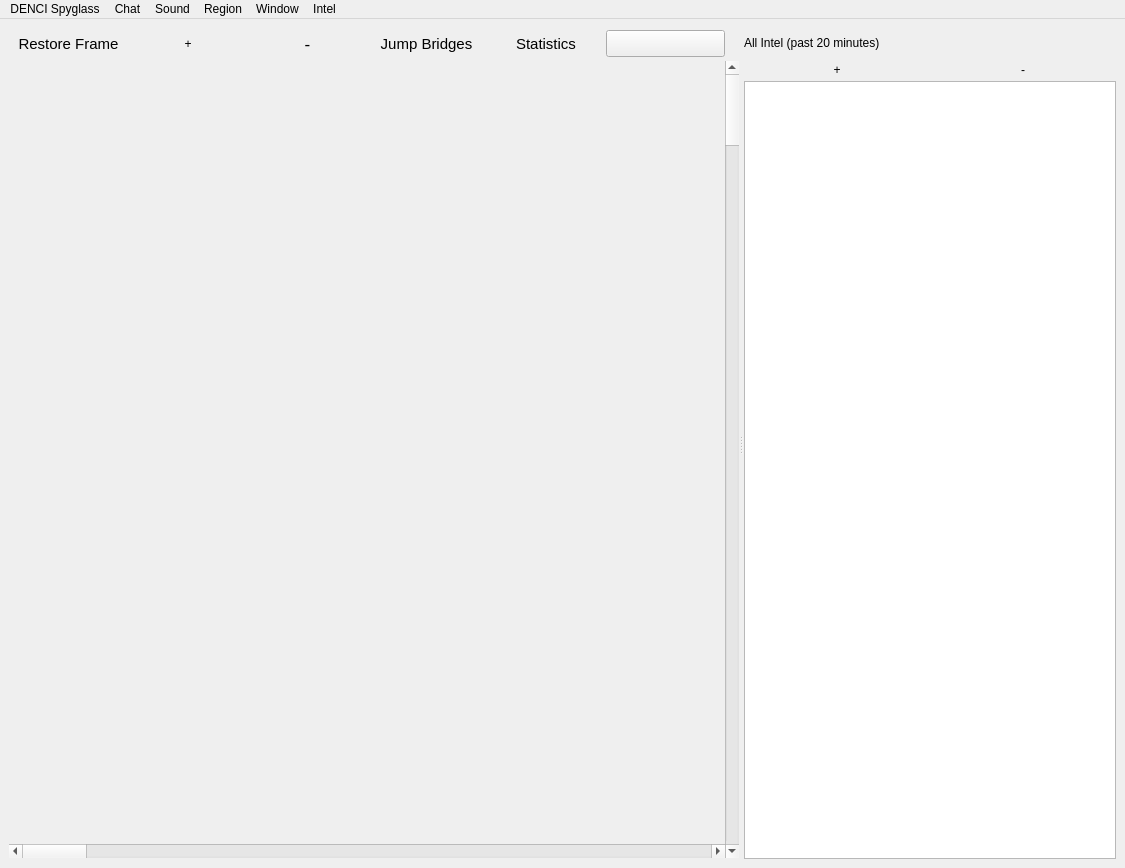
<?xml version="1.0" encoding="UTF-8"?>
<ui version="4.0">
 <class>MainWindow</class>
 <widget class="QMainWindow" name="MainWindow">
  <property name="geometry">
   <rect>
    <x>0</x>
    <y>0</y>
    <width>1125</width>
    <height>868</height>
   </rect>
  </property>
  <property name="windowTitle">
   <string>Spyglass</string>
  </property>
  <property name="windowOpacity">
   <double>1.000000000000000</double>
  </property>
  <widget class="QWidget" name="centralwidget">
   <layout class="QGridLayout" name="gridLayout_2">
    <item row="0" column="0">
     <widget class="QSplitter" name="splitter">
      <property name="orientation">
       <enum>Qt::Horizontal</enum>
      </property>
      <widget class="QWidget" name="mapwidget" native="true">
       <layout class="QGridLayout" name="gridLayout">
        <property name="leftMargin">
         <number>0</number>
        </property>
        <property name="topMargin">
         <number>0</number>
        </property>
        <property name="rightMargin">
         <number>0</number>
        </property>
        <property name="bottomMargin">
         <number>1</number>
        </property>
        <property name="spacing">
         <number>0</number>
        </property>
        <item row="0" column="0">
         <widget class="QWidget" name="mapbuttonwidget" native="true">
          <property name="minimumSize">
           <size>
            <width>0</width>
            <height>24</height>
           </size>
          </property>
          <property name="baseSize">
           <size>
            <width>1024</width>
            <height>0</height>
           </size>
          </property>
          <layout class="QGridLayout" name="gridLayout_5">
           <property name="leftMargin">
            <number>0</number>
           </property>
           <property name="topMargin">
            <number>0</number>
           </property>
           <property name="rightMargin">
            <number>0</number>
           </property>
           <property name="bottomMargin">
            <number>0</number>
           </property>
           <property name="spacing">
            <number>0</number>
           </property>
           <item row="0" column="0">
            <layout class="QHBoxLayout" name="horizontalLayout_2">
             <property name="spacing">
              <number>0</number>
             </property>
             <property name="bottomMargin">
              <number>6</number>
             </property>
             <item>
              <widget class="QPushButton" name="frameButton">
               <property name="minimumSize">
                <size>
                 <width>0</width>
                 <height>27</height>
                </size>
               </property>
               <property name="maximumSize">
                <size>
                 <width>16777215</width>
                 <height>22</height>
                </size>
               </property>
               <property name="font">
                <font>
                 <pointsize>11</pointsize>
                </font>
               </property>
               <property name="focusPolicy">
                <enum>Qt::NoFocus</enum>
               </property>
               <property name="text">
                <string>Restore Frame</string>
               </property>
               <property name="flat">
                <bool>true</bool>
               </property>
              </widget>
             </item>
             <item>
              <widget class="QPushButton" name="zoomInButton">
               <property name="minimumSize">
                <size>
                 <width>0</width>
                 <height>27</height>
                </size>
               </property>
               <property name="maximumSize">
                <size>
                 <width>16777215</width>
                 <height>22</height>
                </size>
               </property>
               <property name="focusPolicy">
                <enum>Qt::NoFocus</enum>
               </property>
               <property name="text">
                <string>+</string>
               </property>
               <property name="flat">
                <bool>true</bool>
               </property>
              </widget>
             </item>
             <item>
              <widget class="QPushButton" name="zoomOutButton">
               <property name="minimumSize">
                <size>
                 <width>0</width>
                 <height>27</height>
                </size>
               </property>
               <property name="maximumSize">
                <size>
                 <width>16777215</width>
                 <height>22</height>
                </size>
               </property>
               <property name="font">
                <font>
                 <pointsize>13</pointsize>
                 <weight>50</weight>
                 <bold>false</bold>
                </font>
               </property>
               <property name="focusPolicy">
                <enum>Qt::NoFocus</enum>
               </property>
               <property name="text">
                <string>-</string>
               </property>
               <property name="flat">
                <bool>true</bool>
               </property>
              </widget>
             </item>
             <item>
              <widget class="QPushButton" name="jumpbridgesButton">
               <property name="minimumSize">
                <size>
                 <width>0</width>
                 <height>27</height>
                </size>
               </property>
               <property name="maximumSize">
                <size>
                 <width>16777215</width>
                 <height>22</height>
                </size>
               </property>
               <property name="font">
                <font>
                 <pointsize>11</pointsize>
                </font>
               </property>
               <property name="focusPolicy">
                <enum>Qt::NoFocus</enum>
               </property>
               <property name="text">
                <string>Jump Bridges</string>
               </property>
               <property name="checkable">
                <bool>true</bool>
               </property>
               <property name="checked">
                <bool>false</bool>
               </property>
               <property name="flat">
                <bool>true</bool>
               </property>
              </widget>
             </item>
             <item>
              <widget class="QPushButton" name="statisticsButton">
               <property name="minimumSize">
                <size>
                 <width>0</width>
                 <height>27</height>
                </size>
               </property>
               <property name="maximumSize">
                <size>
                 <width>16777215</width>
                 <height>22</height>
                </size>
               </property>
               <property name="font">
                <font>
                 <pointsize>11</pointsize>
                </font>
               </property>
               <property name="focusPolicy">
                <enum>Qt::NoFocus</enum>
               </property>
               <property name="text">
                <string>Statistics</string>
               </property>
               <property name="checkable">
                <bool>true</bool>
               </property>
               <property name="flat">
                <bool>true</bool>
               </property>
              </widget>
             </item>
             <item>
              <widget class="QPushButton" name="connectToEveOnline">
               <property name="minimumSize">
                <size>
                 <width>0</width>
                 <height>27</height>
                </size>
               </property>
               <property name="maximumSize">
                <size>
                 <width>166</width>
                 <height>22</height>
                </size>
               </property>
               <property name="autoFillBackground">
                <bool>false</bool>
               </property>
               <property name="text">
                <string notr="true"/>
               </property>
               <property name="icon">
                <iconset>
                 <normaloff>res/eve-sso-login-black-small.png</normaloff>res/eve-sso-login-black-small.png</iconset>
               </property>
               <property name="iconSize">
                <size>
                 <width>163</width>
                 <height>38</height>
                </size>
               </property>
               <property name="flat">
                <bool>false</bool>
               </property>
              </widget>
             </item>
            </layout>
           </item>
          </layout>
         </widget>
        </item>
        <item row="3" column="0">
         <widget class="QScrollBar" name="mapHorzScrollBar">
          <property name="orientation">
           <enum>Qt::Horizontal</enum>
          </property>
         </widget>
        </item>
        <item row="1" column="1" rowspan="3">
         <widget class="QScrollBar" name="mapVertScrollBar">
          <property name="orientation">
           <enum>Qt::Vertical</enum>
          </property>
         </widget>
        </item>
        <item row="2" column="0">
         <widget class="PanningWebView" name="mapView" native="true">
          <property name="enabled">
           <bool>true</bool>
          </property>
          <property name="sizePolicy">
           <sizepolicy hsizetype="Expanding" vsizetype="Expanding">
            <horstretch>0</horstretch>
            <verstretch>0</verstretch>
           </sizepolicy>
          </property>
          <property name="toolTipDuration">
           <number>1</number>
          </property>
          <property name="autoFillBackground">
           <bool>false</bool>
          </property>
         </widget>
        </item>
       </layout>
      </widget>
      <widget class="QWidget" name="chatbox" native="true">
       <layout class="QVBoxLayout" name="verticalLayout">
        <property name="spacing">
         <number>0</number>
        </property>
        <property name="leftMargin">
         <number>1</number>
        </property>
        <property name="topMargin">
         <number>0</number>
        </property>
        <property name="bottomMargin">
         <number>0</number>
        </property>
        <item>
         <widget class="QLabel" name="timeInfo">
          <property name="minimumSize">
           <size>
            <width>0</width>
            <height>26</height>
           </size>
          </property>
          <property name="maximumSize">
           <size>
            <width>16777215</width>
            <height>22</height>
           </size>
          </property>
          <property name="text">
           <string>All Intel (past 20 minutes)</string>
          </property>
         </widget>
        </item>
        <item>
         <layout class="QHBoxLayout" name="horizontalLayout">
          <item>
           <widget class="QPushButton" name="chatLargeButton">
            <property name="minimumSize">
             <size>
              <width>0</width>
              <height>27</height>
             </size>
            </property>
            <property name="maximumSize">
             <size>
              <width>16777215</width>
              <height>22</height>
             </size>
            </property>
            <property name="focusPolicy">
             <enum>Qt::NoFocus</enum>
            </property>
            <property name="text">
             <string>+</string>
            </property>
            <property name="flat">
             <bool>true</bool>
            </property>
           </widget>
          </item>
          <item>
           <widget class="QPushButton" name="chatSmallButton">
            <property name="minimumSize">
             <size>
              <width>0</width>
              <height>27</height>
             </size>
            </property>
            <property name="maximumSize">
             <size>
              <width>16777215</width>
              <height>22</height>
             </size>
            </property>
            <property name="focusPolicy">
             <enum>Qt::NoFocus</enum>
            </property>
            <property name="text">
             <string>-</string>
            </property>
            <property name="flat">
             <bool>true</bool>
            </property>
           </widget>
          </item>
         </layout>
        </item>
        <item>
         <widget class="QListWidget" name="chatListWidget">
          <property name="enabled">
           <bool>true</bool>
          </property>
          <property name="frameShadow">
           <enum>QFrame::Plain</enum>
          </property>
          <property name="horizontalScrollBarPolicy">
           <enum>Qt::ScrollBarAsNeeded</enum>
          </property>
          <property name="editTriggers">
           <set>QAbstractItemView::NoEditTriggers</set>
          </property>
          <property name="selectionMode">
           <enum>QAbstractItemView::NoSelection</enum>
          </property>
          <property name="horizontalScrollMode">
           <enum>QAbstractItemView::ScrollPerPixel</enum>
          </property>
          <property name="resizeMode">
           <enum>QListView::Adjust</enum>
          </property>
         </widget>
        </item>
       </layout>
      </widget>
     </widget>
    </item>
   </layout>
  </widget>
  <widget class="QMenuBar" name="menubar">
   <property name="geometry">
    <rect>
     <x>0</x>
     <y>0</y>
     <width>1125</width>
     <height>24</height>
    </rect>
   </property>
   <widget class="QMenu" name="menu">
    <property name="title">
     <string>DENCI Spyglass</string>
    </property>
    <addaction name="separator"/>
    <addaction name="infoAction"/>
    <addaction name="separator"/>
    <addaction name="quitAction"/>
   </widget>
   <widget class="QMenu" name="menuChat">
    <property name="title">
     <string>Chat</string>
    </property>
    <addaction name="showChatAction"/>
    <addaction name="showChatAvatarsAction"/>
    <addaction name="chooseChatRoomsAction"/>
    <addaction name="separator"/>
   </widget>
   <widget class="QMenu" name="menuSound">
    <property name="title">
     <string>Sound</string>
    </property>
    <addaction name="activateSoundAction"/>
    <addaction name="soundSetupAction"/>
    <addaction name="separator"/>
    <addaction name="useSpokenNotificationsAction"/>
   </widget>
   <widget class="QMenu" name="menuRegion">
    <property name="title">
     <string>Region</string>
    </property>
    <addaction name="catchRegionAction"/>
    <addaction name="providenceRegionAction"/>
    <addaction name="queriousRegionAction"/>
    <addaction name="separator"/>
    <addaction name="wickedcreekScaldingpassRegionAction"/>
    <addaction name="providenceCatchRegionAction"/>
    <addaction name="providenceCatchCompactRegionAction"/>
    <addaction name="separator"/>
    <addaction name="chooseRegionAction"/>
    <addaction name="actionAuto_switch"/>
    <addaction name="separator"/>
    <addaction name="jumpbridgeDataAction"/>
    <addaction name="separator"/>
    <addaction name="separator"/>
   </widget>
   <widget class="QMenu" name="menuWindow">
    <property name="title">
     <string>Window</string>
    </property>
    <widget class="QMenu" name="menuTransparency">
     <property name="title">
      <string>Transparency</string>
     </property>
    </widget>
    <widget class="QMenu" name="menuTheme">
     <property name="title">
      <string>Theme</string>
     </property>
    </widget>
    <addaction name="alwaysOnTopAction"/>
    <addaction name="actionInvertMouseWheel"/>
    <addaction name="framelessWindowAction"/>
    <addaction name="menuTransparency"/>
    <addaction name="separator"/>
    <addaction name="menuTheme"/>
   </widget>
   <widget class="QMenu" name="menuIntel">
    <property name="title">
     <string>Intel</string>
    </property>
    <widget class="QMenu" name="menuTime">
     <property name="title">
      <string>Time</string>
     </property>
     <addaction name="separator"/>
    </widget>
    <widget class="QMenu" name="menuChars">
     <property name="title">
      <string>Chars used</string>
     </property>
    </widget>
    <addaction name="menuChars"/>
    <addaction name="menuTime"/>
    <addaction name="clearIntelAction"/>
    <addaction name="autoRescanAction"/>
    <addaction name="rescanNowAction"/>
    <addaction name="separator"/>
   </widget>
   <addaction name="menu"/>
   <addaction name="menuChat"/>
   <addaction name="menuSound"/>
   <addaction name="menuRegion"/>
   <addaction name="menuWindow"/>
   <addaction name="menuIntel"/>
  </widget>
  <action name="infoAction">
   <property name="text">
    <string>Info</string>
   </property>
  </action>
  <action name="alwaysOnTopAction">
   <property name="checkable">
    <bool>true</bool>
   </property>
   <property name="checked">
    <bool>false</bool>
   </property>
   <property name="text">
    <string>Always On Top</string>
   </property>
  </action>
  <action name="opac100">
   <property name="text">
    <string>Opacity 100%</string>
   </property>
  </action>
  <action name="opac80">
   <property name="text">
    <string>Opacity 80%</string>
   </property>
  </action>
  <action name="opac60">
   <property name="text">
    <string>Opacity 60%</string>
   </property>
  </action>
  <action name="opac40">
   <property name="text">
    <string>Opacity 40%</string>
   </property>
  </action>
  <action name="opac20">
   <property name="text">
    <string>Opacity 20%</string>
   </property>
  </action>
  <action name="chooseChatRoomsAction">
   <property name="checkable">
    <bool>false</bool>
   </property>
   <property name="checked">
    <bool>false</bool>
   </property>
   <property name="text">
    <string>Choose Chatrooms...</string>
   </property>
  </action>
  <action name="showChatAvatarsAction">
   <property name="checkable">
    <bool>true</bool>
   </property>
   <property name="checked">
    <bool>true</bool>
   </property>
   <property name="text">
    <string>Show Chat Avatars</string>
   </property>
  </action>
  <action name="kosClipboardActiveAction">
   <property name="checkable">
    <bool>true</bool>
   </property>
   <property name="checked">
    <bool>false</bool>
   </property>
   <property name="text">
    <string>Auto KOS-Check Clipboard</string>
   </property>
   <property name="toolTip">
    <string>Activate Clipboard KOS-Check</string>
   </property>
  </action>
  <action name="showChatAction">
   <property name="checkable">
    <bool>true</bool>
   </property>
   <property name="checked">
    <bool>true</bool>
   </property>
   <property name="text">
    <string>Show Chat</string>
   </property>
  </action>
  <action name="activateSoundAction">
   <property name="checkable">
    <bool>true</bool>
   </property>
   <property name="checked">
    <bool>true</bool>
   </property>
   <property name="text">
    <string>Activate Sound</string>
   </property>
  </action>
  <action name="framelessWindowAction">
   <property name="checkable">
    <bool>true</bool>
   </property>
   <property name="text">
    <string>Frameless Main Window</string>
   </property>
   <property name="toolTip">
    <string>Frameless Main Window</string>
   </property>
  </action>
  <action name="quitAction">
   <property name="text">
    <string>Quit</string>
   </property>
  </action>
  <action name="chooseRegionAction">
   <property name="checkable">
    <bool>true</bool>
   </property>
   <property name="text">
    <string>Other Region...</string>
   </property>
  </action>
  <action name="soundSetupAction">
   <property name="text">
    <string>Sound Setup...</string>
   </property>
  </action>
  <action name="jumpbridgeDataAction">
   <property name="text">
    <string>Jumpbridge Data...</string>
   </property>
  </action>
  <action name="useSpokenNotificationsAction">
   <property name="checkable">
    <bool>true</bool>
   </property>
   <property name="text">
    <string>Spoken Notifications</string>
   </property>
   <property name="toolTip">
    <string>Spoken KOS results</string>
   </property>
  </action>
  <action name="autoScanIntelAction">
   <property name="checkable">
    <bool>true</bool>
   </property>
   <property name="checked">
    <bool>false</bool>
   </property>
   <property name="enabled">
    <bool>true</bool>
   </property>
   <property name="text">
    <string>Scan Intel For Requests</string>
   </property>
   <property name="toolTip">
    <string>When enabled, scans intel for xxx kos requests</string>
   </property>
   <property name="visible">
    <bool>true</bool>
   </property>
   <property name="iconVisibleInMenu">
    <bool>false</bool>
   </property>
  </action>
  <action name="actionAlway_On_Top">
   <property name="text">
    <string>Always On Top</string>
   </property>
  </action>
  <action name="actionFrameless">
   <property name="text">
    <string>Frameless</string>
   </property>
  </action>
  <action name="actionTransparency">
   <property name="text">
    <string>Transparency</string>
   </property>
  </action>
  <action name="providenceRegionAction">
   <property name="checkable">
    <bool>true</bool>
   </property>
   <property name="text">
    <string>Providence</string>
   </property>
   <property name="regionName" stdset="0">
    <string>providence</string>
   </property>
  </action>
  <action name="catchRegionAction">
   <property name="checkable">
    <bool>true</bool>
   </property>
   <property name="text">
    <string>Catch</string>
   </property>
   <property name="regionName" stdset="0">
    <string>catch</string>
   </property>
  </action>
  <action name="providenceCatchRegionAction">
   <property name="checkable">
    <bool>true</bool>
   </property>
   <property name="text">
    <string>Provi / Catch</string>
   </property>
   <property name="regionName" stdset="0">
    <string>providence-catch</string>
   </property>
  </action>
  <action name="providenceCatchCompactRegionAction">
   <property name="checkable">
    <bool>true</bool>
   </property>
   <property name="text">
    <string>Provi / Catch (compact)</string>
   </property>
   <property name="regionName" stdset="0">
    <string>providence-catch-compact</string>
   </property>
  </action>
  <action name="queriousRegionAction">
   <property name="checkable">
    <bool>true</bool>
   </property>
   <property name="text">
    <string>Querious</string>
   </property>
   <property name="regionName" stdset="0">
    <string>querious</string>
   </property>
  </action>
  <action name="actionDefault">
   <property name="text">
    <string>default</string>
   </property>
  </action>
  <action name="actionDarkstyle">
   <property name="text">
    <string>darkstyle</string>
   </property>
  </action>
  <action name="actionScan_on_Window_Change">
   <property name="text">
    <string>Scan on Window Change</string>
   </property>
  </action>
  <action name="autoRescanAction">
   <property name="checkable">
    <bool>true</bool>
   </property>
   <property name="checked">
    <bool>false</bool>
   </property>
   <property name="text">
    <string>Auto Rescan</string>
   </property>
   <property name="toolTip">
    <string>&lt;html&gt;&lt;head/&gt;&lt;body&gt;&lt;p&gt;Automatically Rescan Intel whenever the map reloads.&lt;/p&gt;&lt;/body&gt;&lt;/html&gt;</string>
   </property>
  </action>
  <action name="rescanNowAction">
   <property name="text">
    <string>Rescan Now</string>
   </property>
  </action>
  <action name="clearIntelAction">
   <property name="text">
    <string>Clear Intel</string>
   </property>
  </action>
  <action name="actionConnec">
   <property name="icon">
    <iconset>
     <normaloff>res/eve-sso-login-black-small.png</normaloff>res/eve-sso-login-black-small.png</iconset>
   </property>
   <property name="text">
    <string/>
   </property>
  </action>
  <action name="actionAuto_switch">
   <property name="checkable">
    <bool>true</bool>
   </property>
   <property name="text">
    <string>Auto  switch Region</string>
   </property>
  </action>
  <action name="action20_min">
   <property name="checkable">
    <bool>true</bool>
   </property>
   <property name="text">
    <string>20min</string>
   </property>
  </action>
  <action name="action40_min">
   <property name="checkable">
    <bool>true</bool>
   </property>
   <property name="text">
    <string>40 min</string>
   </property>
  </action>
  <action name="action60_min">
   <property name="checkable">
    <bool>true</bool>
   </property>
   <property name="text">
    <string>60 min</string>
   </property>
  </action>
  <action name="wickedcreekScaldingpassRegionAction">
   <property name="checkable">
    <bool>true</bool>
   </property>
   <property name="text">
    <string>Tactical Map</string>
   </property>
   <property name="regionName" stdset="0">
    <string>Denci_Tactical</string>
   </property>
  </action>
  <action name="actionChars">
   <property name="text">
    <string>Chars</string>
   </property>
  </action>
  <action name="actionChars_2">
   <property name="text">
    <string>Chars</string>
   </property>
  </action>
  <action name="actionChar">
   <property name="text">
    <string>Char</string>
   </property>
  </action>
  <action name="actionsas">
   <property name="text">
    <string>sas</string>
   </property>
  </action>
  <action name="actionInvert_Mouse_Wheel">
   <property name="checkable">
    <bool>true</bool>
   </property>
   <property name="text">
    <string>Invert Mouse Wheel</string>
   </property>
  </action>
  <action name="actionInvertMouseWheel">
   <property name="checkable">
    <bool>true</bool>
   </property>
   <property name="text">
    <string>Invert Mouse Wheel</string>
   </property>
  </action>
 </widget>
 <customwidgets>
  <customwidget>
   <class>PanningWebView</class>
   <extends>QWidget</extends>
   <header>vi/PanningWebView</header>
   <container>1</container>
  </customwidget>
 </customwidgets>
 <resources/>
 <connections/>
</ui>
